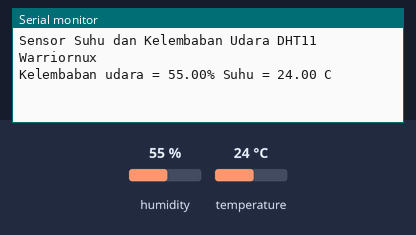
This sketch was run on a simulated Arduino Uno, built with avr-gcc and run on an emulated ATmega328P. Parts: the last lines printed to the serial monitor. The test bench sets the inputs (shaded band); at power-on: humidity 55 %, temperature 24 °C.

Above: at 2.7 s.
2.8 s: humidity set to 22 %
At 7.1 s:
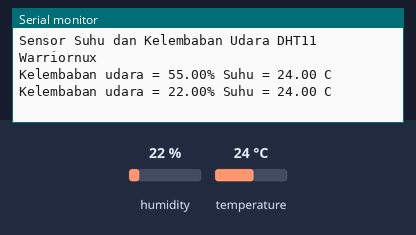
8.8 s: temperature set to 12 °C
At 13.0 s:
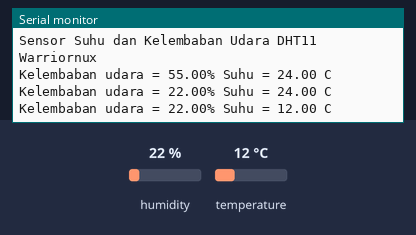
14.8 s: humidity set to 40 %
At 17.7 s:
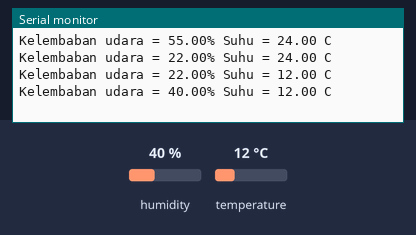
Timing chart, 0 to 19.2 s (numbered marks = the images above; inputs shaded):
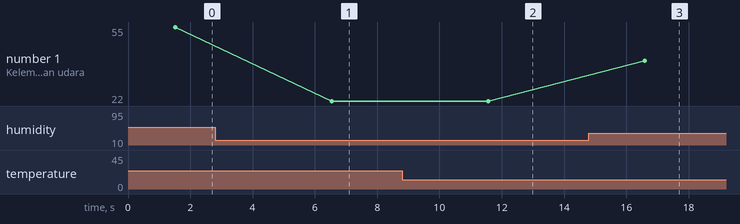

The sketch:

lcd.ino
```cpp
#include <Adafruit_Sensor.h>
#include <DHT.h>
#define sensor 14
dht DHT;

void setup() {
  Serial.begin(115200);
  delay(500);

  Serial.println("Sensor Suhu dan Kelembaban Udara DHT11 Warriornux");
  delay(1000);

}

void loop() {
  DHT.read11(sensor);
  Serial.print("Kelembaban udara = ");
  Serial.print(DHT.humidity);
  Serial.print("% ");
  Serial.print("Suhu = ");
  Serial.print(DHT.temperature);
  Serial.println(" C ");
  delay(5000);

}
```

Measured:
- after the input at 2.8 s, the serial monitor: prints a new line after 3.7 s (image 1)
- after the input at 8.8 s, the serial monitor: prints a new line after 2.8 s (image 2)
- after the input at 14.8 s, the serial monitor: prints a new line after 1.8 s (image 3)
- plotted number 1: 55 → 22 after the input at 2.8 s, 22 → 40 after the input at 14.8 s
